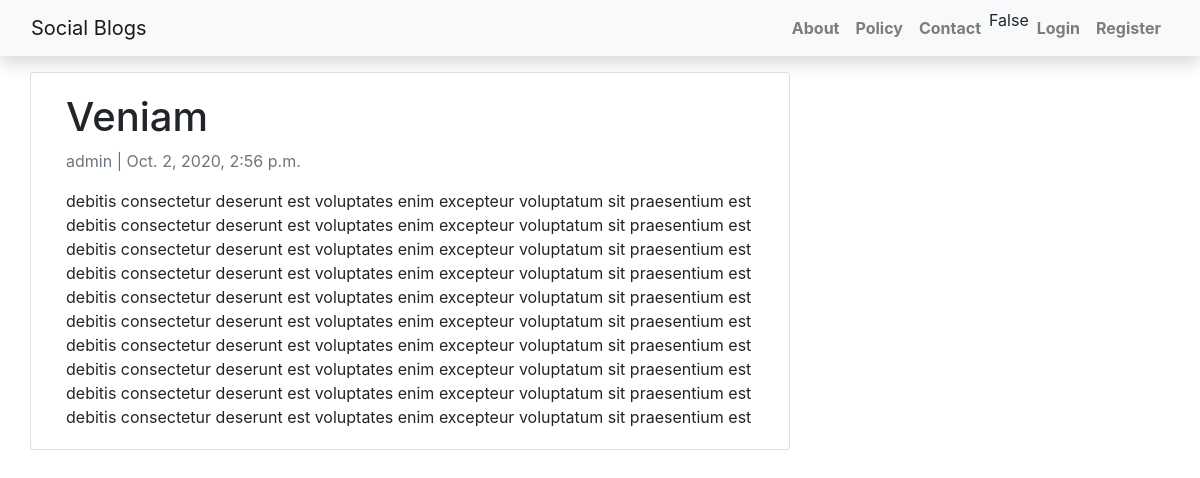
The app's page /post/aed123/ with its own data.
### post_app/models.py (models this page shows, shortened)
class Post(models.Model):
    title = models.CharField(max_length=200, unique=True)
    slug = models.SlugField(max_length=200, unique=True)
    author = models.ForeignKey(
        User, on_delete=models.CASCADE, related_name="blog_posts"
    )
    updated_on = models.DateTimeField(auto_now=True)
    content = models.TextField()
    created_on = models.DateTimeField(auto_now_add=True)
    status = models.IntegerField(choices=STATUS, default=0)
    class Meta:
        ordering = ["-created_on"]

### post_app/views.py (the view)
# urls.py: path('post/<str:slug>/',PostDetails.as_view(),name='page-detail'),
class PostDetails(DetailView):
    template_name = 'post_detail.html'
    model = Post
    slug_field = 'slug'

### templates/post_detail.html
{% include 'base.html' %}
<div class="container">
    <div class="row">
      <div class="col-md-8 card mb-4  mt-3 left  top">
        <div class="card-body">
          <h1>{% block title %} {{ post.title }} {% endblock title %}</h1>
          <p class=" text-muted">{{ post.author }} | {{ post.created_on }}</p>
          <p class="card-text ">{{ post.content | safe }}</p>
        </div>
      </div>
    </div>
  </div>

### records on screen
Post: title "Veniam", author "admin", created_on "Oct. 2, 2020, 2:56 p.m.", content "debitis consectetur deserunt est voluptates enim excepteur voluptatum sit praesentium est debitis consectetur deserunt est voluptates enim excepteur voluptatum sit praesentium est debitis consectetur deserunt est voluptates enim excepteur voluptatum sit praesentium est debitis consectetur deserunt est voluptates enim excepteur voluptatum sit praesentium est debitis consectetur deserunt est voluptates enim excepteur voluptatum sit praesentium est debitis consectetur deserunt est voluptates enim excepteur voluptatum sit praesentium est debitis consectetur deserunt est voluptates enim excepteur voluptatum sit praesentium est debitis consectetur deserunt est voluptates enim excepteur voluptatum…"

### other values on screen
{{ request.user.is_authenticated }} "False"
